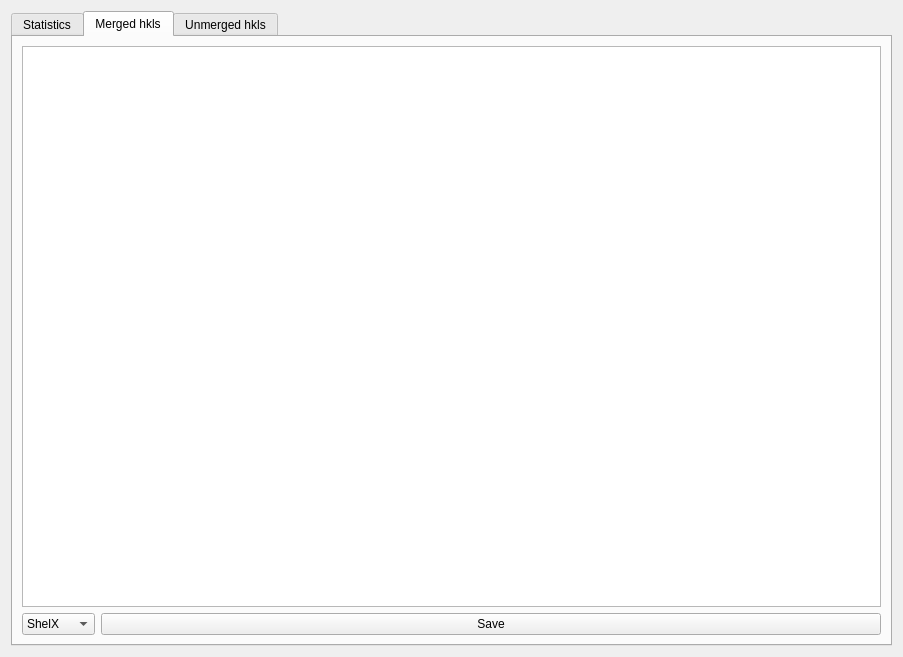
<?xml version="1.0" encoding="UTF-8"?>
<ui version="4.0">
 <class>DialogStatistics</class>
 <widget class="QDialog" name="DialogStatistics">
  <property name="geometry">
   <rect>
    <x>0</x>
    <y>0</y>
    <width>903</width>
    <height>657</height>
   </rect>
  </property>
  <property name="windowTitle">
   <string>Integration statistics</string>
  </property>
  <layout class="QGridLayout" name="gridLayout">
   <item row="0" column="0">
    <widget class="QTabWidget" name="tabWidget">
     <property name="currentIndex">
      <number>1</number>
     </property>
     <widget class="QWidget" name="statisticsTab">
      <attribute name="title">
       <string>Statistics</string>
      </attribute>
      <layout class="QGridLayout" name="gridLayout_2">
       <item row="0" column="0">
        <layout class="QHBoxLayout" name="horizontalLayout">
         <item>
          <widget class="QLabel" name="label">
           <property name="text">
            <string>dmin</string>
           </property>
          </widget>
         </item>
         <item>
          <widget class="QDoubleSpinBox" name="dmin">
           <property name="buttonSymbols">
            <enum>QAbstractSpinBox::NoButtons</enum>
           </property>
           <property name="decimals">
            <number>6</number>
           </property>
           <property name="maximum">
            <double>100000.000000000000000</double>
           </property>
           <property name="singleStep">
            <double>0.000100000000000</double>
           </property>
           <property name="value">
            <double>0.100000000000000</double>
           </property>
          </widget>
         </item>
         <item>
          <spacer name="horizontalSpacer">
           <property name="orientation">
            <enum>Qt::Horizontal</enum>
           </property>
           <property name="sizeHint" stdset="0">
            <size>
             <width>40</width>
             <height>20</height>
            </size>
           </property>
          </spacer>
         </item>
         <item>
          <widget class="QLabel" name="label_2">
           <property name="text">
            <string>dmax</string>
           </property>
          </widget>
         </item>
         <item>
          <widget class="QDoubleSpinBox" name="dmax">
           <property name="buttonSymbols">
            <enum>QAbstractSpinBox::NoButtons</enum>
           </property>
           <property name="decimals">
            <number>6</number>
           </property>
           <property name="maximum">
            <double>100000.000000000000000</double>
           </property>
           <property name="singleStep">
            <double>0.000100000000000</double>
           </property>
           <property name="value">
            <double>10.000000000000000</double>
           </property>
          </widget>
         </item>
         <item>
          <spacer name="horizontalSpacer_2">
           <property name="orientation">
            <enum>Qt::Horizontal</enum>
           </property>
           <property name="sizeHint" stdset="0">
            <size>
             <width>40</width>
             <height>20</height>
            </size>
           </property>
          </spacer>
         </item>
         <item>
          <widget class="QLabel" name="label_3">
           <property name="text">
            <string># d-shells</string>
           </property>
          </widget>
         </item>
         <item>
          <widget class="QSpinBox" name="nShells">
           <property name="buttonSymbols">
            <enum>QAbstractSpinBox::NoButtons</enum>
           </property>
           <property name="minimum">
            <number>1</number>
           </property>
           <property name="maximum">
            <number>100</number>
           </property>
           <property name="value">
            <number>10</number>
           </property>
          </widget>
         </item>
         <item>
          <spacer name="horizontalSpacer_3">
           <property name="orientation">
            <enum>Qt::Horizontal</enum>
           </property>
           <property name="sizeHint" stdset="0">
            <size>
             <width>40</width>
             <height>20</height>
            </size>
           </property>
          </spacer>
         </item>
         <item>
          <widget class="QCheckBox" name="friedel">
           <property name="text">
            <string>Include Friedel</string>
           </property>
          </widget>
         </item>
        </layout>
       </item>
       <item row="1" column="0">
        <widget class="CopyPasteTableView" name="statistics"/>
       </item>
       <item row="2" column="0">
        <layout class="QHBoxLayout" name="horizontalLayout_2">
         <item>
          <widget class="QPushButton" name="saveStatistics">
           <property name="sizePolicy">
            <sizepolicy hsizetype="Minimum" vsizetype="Fixed">
             <horstretch>1</horstretch>
             <verstretch>0</verstretch>
            </sizepolicy>
           </property>
           <property name="text">
            <string>Save</string>
           </property>
          </widget>
         </item>
        </layout>
       </item>
      </layout>
      <zorder></zorder>
      <zorder>statistics</zorder>
     </widget>
     <widget class="QWidget" name="mergedPeaksTab">
      <attribute name="title">
       <string>Merged hkls</string>
      </attribute>
      <layout class="QGridLayout" name="gridLayout_4">
       <item row="0" column="0">
        <widget class="CopyPasteTableView" name="mergedPeaks"/>
       </item>
       <item row="1" column="0">
        <layout class="QHBoxLayout" name="horizontalLayout_3">
         <item>
          <widget class="QComboBox" name="mergedPeaksFormat">
           <item>
            <property name="text">
             <string>ShelX</string>
            </property>
           </item>
           <item>
            <property name="text">
             <string>FullProf</string>
            </property>
           </item>
          </widget>
         </item>
         <item>
          <widget class="QPushButton" name="saveMergedPeaks">
           <property name="sizePolicy">
            <sizepolicy hsizetype="Minimum" vsizetype="Fixed">
             <horstretch>1</horstretch>
             <verstretch>0</verstretch>
            </sizepolicy>
           </property>
           <property name="text">
            <string>Save</string>
           </property>
          </widget>
         </item>
        </layout>
       </item>
      </layout>
     </widget>
     <widget class="QWidget" name="unmergedPeaksTab">
      <attribute name="title">
       <string>Unmerged hkls</string>
      </attribute>
      <layout class="QGridLayout" name="gridLayout_3">
       <item row="0" column="0">
        <widget class="CopyPasteTableView" name="unmergedPeaks"/>
       </item>
       <item row="1" column="0">
        <layout class="QHBoxLayout" name="horizontalLayout_4">
         <item>
          <widget class="QComboBox" name="unmergedPeaksFormat">
           <item>
            <property name="text">
             <string>ShelX</string>
            </property>
           </item>
           <item>
            <property name="text">
             <string>FullProf</string>
            </property>
           </item>
          </widget>
         </item>
         <item>
          <widget class="QPushButton" name="saveUnmergedPeaks">
           <property name="sizePolicy">
            <sizepolicy hsizetype="Minimum" vsizetype="Fixed">
             <horstretch>1</horstretch>
             <verstretch>0</verstretch>
            </sizepolicy>
           </property>
           <property name="text">
            <string>Save</string>
           </property>
          </widget>
         </item>
        </layout>
       </item>
      </layout>
     </widget>
    </widget>
   </item>
  </layout>
 </widget>
 <customwidgets>
  <customwidget>
   <class>CopyPasteTableView</class>
   <extends>QTableView</extends>
   <header>CopyPasteTableView.h</header>
  </customwidget>
 </customwidgets>
 <resources/>
 <connections/>
</ui>
